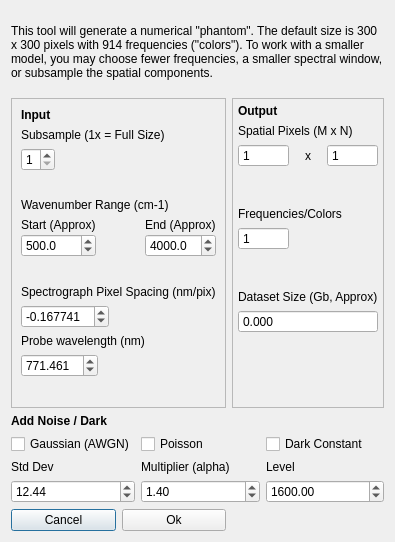
<?xml version="1.0" encoding="UTF-8"?>
<ui version="4.0">
 <class>Dialog</class>
 <widget class="QDialog" name="Dialog">
  <property name="geometry">
   <rect>
    <x>0</x>
    <y>0</y>
    <width>395</width>
    <height>542</height>
   </rect>
  </property>
  <property name="sizePolicy">
   <sizepolicy hsizetype="Fixed" vsizetype="Fixed">
    <horstretch>0</horstretch>
    <verstretch>0</verstretch>
   </sizepolicy>
  </property>
  <property name="windowTitle">
   <string>Dialog</string>
  </property>
  <layout class="QGridLayout" name="gridLayout">
   <item row="4" column="0" colspan="2">
    <layout class="QGridLayout" name="gridLayoutNoise">
     <item row="2" column="0">
      <widget class="QLabel" name="label_4">
       <property name="text">
        <string>Std Dev</string>
       </property>
      </widget>
     </item>
     <item row="2" column="1">
      <widget class="QLabel" name="label_5">
       <property name="text">
        <string>Multiplier (alpha)</string>
       </property>
      </widget>
     </item>
     <item row="1" column="1">
      <widget class="QCheckBox" name="checkBoxPNoise">
       <property name="text">
        <string>Poisson</string>
       </property>
      </widget>
     </item>
     <item row="1" column="0">
      <widget class="QCheckBox" name="checkBoxGNoise">
       <property name="text">
        <string>Gaussian (AWGN)</string>
       </property>
      </widget>
     </item>
     <item row="0" column="0">
      <widget class="QLabel" name="label_2">
       <property name="font">
        <font>
         <weight>75</weight>
         <bold>true</bold>
        </font>
       </property>
       <property name="text">
        <string>Add Noise / Dark</string>
       </property>
      </widget>
     </item>
     <item row="3" column="1">
      <widget class="QDoubleSpinBox" name="spinBoxPMulti">
       <property name="minimum">
        <double>1.000000000000000</double>
       </property>
       <property name="maximum">
        <double>100.000000000000000</double>
       </property>
       <property name="singleStep">
        <double>0.100000000000000</double>
       </property>
       <property name="value">
        <double>1.400000000000000</double>
       </property>
      </widget>
     </item>
     <item row="3" column="0">
      <widget class="QDoubleSpinBox" name="spinBoxGStdDev">
       <property name="maximum">
        <double>100000.000000000000000</double>
       </property>
       <property name="singleStep">
        <double>0.100000000000000</double>
       </property>
       <property name="value">
        <double>12.440000000000000</double>
       </property>
      </widget>
     </item>
     <item row="1" column="2">
      <widget class="QCheckBox" name="checkBoxDark">
       <property name="text">
        <string>Dark Constant</string>
       </property>
      </widget>
     </item>
     <item row="2" column="2">
      <widget class="QLabel" name="label_6">
       <property name="text">
        <string>Level</string>
       </property>
      </widget>
     </item>
     <item row="3" column="2">
      <widget class="QDoubleSpinBox" name="spinBoxDark">
       <property name="maximum">
        <double>100000.000000000000000</double>
       </property>
       <property name="value">
        <double>1600.000000000000000</double>
       </property>
      </widget>
     </item>
    </layout>
   </item>
   <item row="3" column="1">
    <widget class="QFrame" name="frame">
     <property name="sizePolicy">
      <sizepolicy hsizetype="Fixed" vsizetype="Fixed">
       <horstretch>0</horstretch>
       <verstretch>0</verstretch>
      </sizepolicy>
     </property>
     <property name="maximumSize">
      <size>
       <width>16777215</width>
       <height>310</height>
      </size>
     </property>
     <property name="frameShape">
      <enum>QFrame::StyledPanel</enum>
     </property>
     <property name="frameShadow">
      <enum>QFrame::Plain</enum>
     </property>
     <layout class="QVBoxLayout" name="verticalLayout">
      <property name="leftMargin">
       <number>5</number>
      </property>
      <property name="topMargin">
       <number>5</number>
      </property>
      <property name="rightMargin">
       <number>5</number>
      </property>
      <property name="bottomMargin">
       <number>5</number>
      </property>
      <item>
       <widget class="QLabel" name="labelOutput">
        <property name="font">
         <font>
          <weight>75</weight>
          <bold>true</bold>
         </font>
        </property>
        <property name="text">
         <string>Output</string>
        </property>
       </widget>
      </item>
      <item>
       <widget class="QLabel" name="labelOutputSpace">
        <property name="text">
         <string>Spatial Pixels (M x N)</string>
        </property>
       </widget>
      </item>
      <item>
       <layout class="QHBoxLayout" name="horizontalLayout">
        <item>
         <widget class="QSpinBox" name="spinBoxOutputRows">
          <property name="readOnly">
           <bool>true</bool>
          </property>
          <property name="buttonSymbols">
           <enum>QAbstractSpinBox::NoButtons</enum>
          </property>
          <property name="minimum">
           <number>1</number>
          </property>
          <property name="maximum">
           <number>100000</number>
          </property>
         </widget>
        </item>
        <item>
         <widget class="QLabel" name="label_3">
          <property name="text">
           <string>x</string>
          </property>
          <property name="alignment">
           <set>Qt::AlignCenter</set>
          </property>
         </widget>
        </item>
        <item>
         <widget class="QSpinBox" name="spinBoxOutputCols">
          <property name="readOnly">
           <bool>true</bool>
          </property>
          <property name="buttonSymbols">
           <enum>QAbstractSpinBox::NoButtons</enum>
          </property>
          <property name="minimum">
           <number>1</number>
          </property>
          <property name="maximum">
           <number>100000</number>
          </property>
         </widget>
        </item>
       </layout>
      </item>
      <item>
       <spacer name="verticalSpacer">
        <property name="orientation">
         <enum>Qt::Vertical</enum>
        </property>
        <property name="sizeHint" stdset="0">
         <size>
          <width>20</width>
          <height>40</height>
         </size>
        </property>
       </spacer>
      </item>
      <item>
       <widget class="QLabel" name="labelOutputColors">
        <property name="text">
         <string>Frequencies/Colors</string>
        </property>
       </widget>
      </item>
      <item>
       <layout class="QHBoxLayout" name="horizontalLayout_2">
        <property name="topMargin">
         <number>0</number>
        </property>
        <property name="bottomMargin">
         <number>0</number>
        </property>
        <item>
         <widget class="QSpinBox" name="spinBoxOutputColors">
          <property name="readOnly">
           <bool>true</bool>
          </property>
          <property name="buttonSymbols">
           <enum>QAbstractSpinBox::NoButtons</enum>
          </property>
          <property name="minimum">
           <number>1</number>
          </property>
          <property name="maximum">
           <number>100000</number>
          </property>
         </widget>
        </item>
        <item>
         <spacer name="horizontalSpacer">
          <property name="orientation">
           <enum>Qt::Horizontal</enum>
          </property>
          <property name="sizeHint" stdset="0">
           <size>
            <width>40</width>
            <height>20</height>
           </size>
          </property>
         </spacer>
        </item>
       </layout>
      </item>
      <item>
       <spacer name="verticalSpacer_2">
        <property name="orientation">
         <enum>Qt::Vertical</enum>
        </property>
        <property name="sizeHint" stdset="0">
         <size>
          <width>20</width>
          <height>40</height>
         </size>
        </property>
       </spacer>
      </item>
      <item>
       <widget class="QLabel" name="label_8">
        <property name="text">
         <string>Dataset Size (Gb, Approx)</string>
        </property>
       </widget>
      </item>
      <item>
       <widget class="QDoubleSpinBox" name="spinBoxMemory">
        <property name="buttonSymbols">
         <enum>QAbstractSpinBox::NoButtons</enum>
        </property>
        <property name="decimals">
         <number>3</number>
        </property>
        <property name="maximum">
         <double>100.000000000000000</double>
        </property>
       </widget>
      </item>
      <item>
       <spacer name="verticalSpacer_7">
        <property name="orientation">
         <enum>Qt::Vertical</enum>
        </property>
        <property name="sizeHint" stdset="0">
         <size>
          <width>20</width>
          <height>40</height>
         </size>
        </property>
       </spacer>
      </item>
      <item>
       <spacer name="verticalSpacer_6">
        <property name="orientation">
         <enum>Qt::Vertical</enum>
        </property>
        <property name="sizeHint" stdset="0">
         <size>
          <width>20</width>
          <height>40</height>
         </size>
        </property>
       </spacer>
      </item>
     </layout>
    </widget>
   </item>
   <item row="3" column="0">
    <widget class="QFrame" name="frame_2">
     <property name="sizePolicy">
      <sizepolicy hsizetype="Fixed" vsizetype="Fixed">
       <horstretch>0</horstretch>
       <verstretch>0</verstretch>
      </sizepolicy>
     </property>
     <property name="maximumSize">
      <size>
       <width>16777215</width>
       <height>310</height>
      </size>
     </property>
     <property name="frameShape">
      <enum>QFrame::StyledPanel</enum>
     </property>
     <property name="frameShadow">
      <enum>QFrame::Plain</enum>
     </property>
     <layout class="QVBoxLayout" name="verticalLayout_4">
      <item>
       <widget class="QLabel" name="labelInput">
        <property name="font">
         <font>
          <weight>75</weight>
          <bold>true</bold>
         </font>
        </property>
        <property name="text">
         <string>Input</string>
        </property>
       </widget>
      </item>
      <item>
       <widget class="QLabel" name="labelSubsample">
        <property name="text">
         <string>Subsample (1x = Full Size)</string>
        </property>
       </widget>
      </item>
      <item>
       <layout class="QHBoxLayout" name="horizontalLayout_4">
        <property name="topMargin">
         <number>0</number>
        </property>
        <item>
         <widget class="QSpinBox" name="spinBoxSubsample">
          <property name="minimum">
           <number>1</number>
          </property>
          <property name="maximum">
           <number>4</number>
          </property>
          <property name="value">
           <number>1</number>
          </property>
         </widget>
        </item>
        <item>
         <spacer name="horizontalSpacer_3">
          <property name="orientation">
           <enum>Qt::Horizontal</enum>
          </property>
          <property name="sizeHint" stdset="0">
           <size>
            <width>40</width>
            <height>20</height>
           </size>
          </property>
         </spacer>
        </item>
       </layout>
      </item>
      <item>
       <spacer name="verticalSpacer_3">
        <property name="orientation">
         <enum>Qt::Vertical</enum>
        </property>
        <property name="sizeHint" stdset="0">
         <size>
          <width>20</width>
          <height>40</height>
         </size>
        </property>
       </spacer>
      </item>
      <item>
       <widget class="QLabel" name="labelWNRange">
        <property name="text">
         <string>Wavenumber Range (cm-1)</string>
        </property>
       </widget>
      </item>
      <item>
       <layout class="QHBoxLayout" name="horizontalLayout_3">
        <item>
         <layout class="QVBoxLayout" name="verticalLayout_2">
          <property name="spacing">
           <number>2</number>
          </property>
          <item>
           <widget class="QLabel" name="labelStart">
            <property name="text">
             <string>Start (Approx)</string>
            </property>
           </widget>
          </item>
          <item>
           <widget class="QDoubleSpinBox" name="spinBoxStart">
            <property name="decimals">
             <number>1</number>
            </property>
            <property name="maximum">
             <double>5000.000000000000000</double>
            </property>
            <property name="singleStep">
             <double>100.000000000000000</double>
            </property>
            <property name="value">
             <double>500.000000000000000</double>
            </property>
           </widget>
          </item>
         </layout>
        </item>
        <item>
         <spacer name="horizontalSpacer_2">
          <property name="orientation">
           <enum>Qt::Horizontal</enum>
          </property>
          <property name="sizeHint" stdset="0">
           <size>
            <width>40</width>
            <height>20</height>
           </size>
          </property>
         </spacer>
        </item>
        <item>
         <layout class="QVBoxLayout" name="verticalLayout_3">
          <property name="spacing">
           <number>2</number>
          </property>
          <item>
           <widget class="QLabel" name="labelEnd">
            <property name="text">
             <string>End (Approx)</string>
            </property>
           </widget>
          </item>
          <item>
           <widget class="QDoubleSpinBox" name="spinBoxEnd">
            <property name="decimals">
             <number>1</number>
            </property>
            <property name="maximum">
             <double>5000.000000000000000</double>
            </property>
            <property name="singleStep">
             <double>100.000000000000000</double>
            </property>
            <property name="value">
             <double>4000.000000000000000</double>
            </property>
           </widget>
          </item>
         </layout>
        </item>
       </layout>
      </item>
      <item>
       <spacer name="verticalSpacer_4">
        <property name="orientation">
         <enum>Qt::Vertical</enum>
        </property>
        <property name="sizeHint" stdset="0">
         <size>
          <width>20</width>
          <height>40</height>
         </size>
        </property>
       </spacer>
      </item>
      <item>
       <widget class="QLabel" name="label">
        <property name="text">
         <string>Spectrograph Pixel Spacing (nm/pix)</string>
        </property>
       </widget>
      </item>
      <item>
       <layout class="QHBoxLayout" name="horizontalLayout_5">
        <property name="topMargin">
         <number>0</number>
        </property>
        <item>
         <widget class="QDoubleSpinBox" name="spinBoxSpectrographStep">
          <property name="decimals">
           <number>6</number>
          </property>
          <property name="minimum">
           <double>-10.000000000000000</double>
          </property>
          <property name="maximum">
           <double>10.000000000000000</double>
          </property>
          <property name="singleStep">
           <double>0.100000000000000</double>
          </property>
          <property name="value">
           <double>-0.167741000000000</double>
          </property>
         </widget>
        </item>
        <item>
         <spacer name="horizontalSpacer_4">
          <property name="orientation">
           <enum>Qt::Horizontal</enum>
          </property>
          <property name="sizeHint" stdset="0">
           <size>
            <width>40</width>
            <height>20</height>
           </size>
          </property>
         </spacer>
        </item>
       </layout>
      </item>
      <item>
       <widget class="QLabel" name="label_7">
        <property name="text">
         <string>Probe wavelength (nm)</string>
        </property>
       </widget>
      </item>
      <item>
       <layout class="QHBoxLayout" name="horizontalLayout_6">
        <property name="topMargin">
         <number>0</number>
        </property>
        <item>
         <widget class="QDoubleSpinBox" name="spinBoxProbe">
          <property name="decimals">
           <number>3</number>
          </property>
          <property name="minimum">
           <double>200.000000000000000</double>
          </property>
          <property name="maximum">
           <double>2000.000000000000000</double>
          </property>
          <property name="value">
           <double>771.461000000000013</double>
          </property>
         </widget>
        </item>
        <item>
         <spacer name="horizontalSpacer_5">
          <property name="orientation">
           <enum>Qt::Horizontal</enum>
          </property>
          <property name="sizeHint" stdset="0">
           <size>
            <width>40</width>
            <height>20</height>
           </size>
          </property>
         </spacer>
        </item>
       </layout>
      </item>
      <item>
       <spacer name="verticalSpacer_5">
        <property name="orientation">
         <enum>Qt::Vertical</enum>
        </property>
        <property name="sizeHint" stdset="0">
         <size>
          <width>20</width>
          <height>40</height>
         </size>
        </property>
       </spacer>
      </item>
     </layout>
    </widget>
   </item>
   <item row="0" column="0" colspan="2">
    <widget class="QLabel" name="labelInfo">
     <property name="text">
      <string>This tool will generate a numerical &quot;phantom&quot;. The default size is 300 x 300 pixels with 914 frequencies (&quot;colors&quot;). To work with a smaller model, you may choose fewer frequencies, a smaller spectral window, or subsample the spatial components.</string>
     </property>
     <property name="alignment">
      <set>Qt::AlignLeading|Qt::AlignLeft|Qt::AlignVCenter</set>
     </property>
     <property name="wordWrap">
      <bool>true</bool>
     </property>
    </widget>
   </item>
   <item row="5" column="0">
    <layout class="QHBoxLayout" name="horizontalLayout_7">
     <item>
      <widget class="QPushButton" name="pushButtonCancel">
       <property name="text">
        <string>Cancel</string>
       </property>
      </widget>
     </item>
     <item>
      <widget class="QPushButton" name="pushButtonOk">
       <property name="text">
        <string>Ok</string>
       </property>
      </widget>
     </item>
    </layout>
   </item>
  </layout>
 </widget>
 <resources/>
 <connections/>
</ui>
